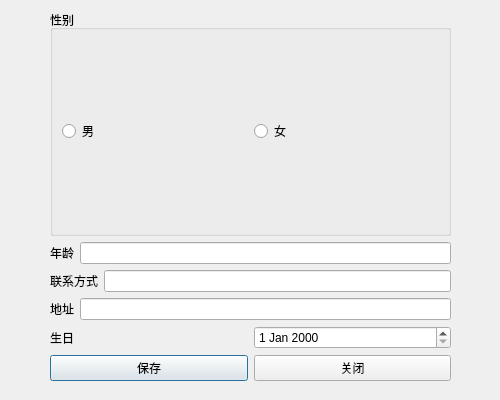
<?xml version="1.0" encoding="UTF-8"?>
<ui version="4.0">
 <class>UserInfoDlg</class>
 <widget class="QDialog" name="UserInfoDlg">
  <property name="geometry">
   <rect>
    <x>0</x>
    <y>0</y>
    <width>500</width>
    <height>400</height>
   </rect>
  </property>
  <property name="windowTitle">
   <string>Dialog</string>
  </property>
  <widget class="QWidget" name="layoutWidget">
   <property name="geometry">
    <rect>
     <x>50</x>
     <y>10</y>
     <width>401</width>
     <height>371</height>
    </rect>
   </property>
   <layout class="QVBoxLayout" name="verticalLayout" stretch="1,1,1,1,1,2">
    <item>
     <widget class="QGroupBox" name="groupBox">
      <property name="title">
       <string>性别</string>
      </property>
      <layout class="QHBoxLayout" name="horizontalLayout">
       <item>
        <widget class="QRadioButton" name="ManRBtn">
         <property name="text">
          <string>男</string>
         </property>
        </widget>
       </item>
       <item>
        <widget class="QRadioButton" name="WomanRBtn">
         <property name="text">
          <string>女</string>
         </property>
        </widget>
       </item>
      </layout>
     </widget>
    </item>
    <item>
     <layout class="QHBoxLayout" name="horizontalLayout_2">
      <item>
       <widget class="QLabel" name="label">
        <property name="text">
         <string>年龄</string>
        </property>
       </widget>
      </item>
      <item>
       <widget class="QLineEdit" name="AgeLEdit"/>
      </item>
     </layout>
    </item>
    <item>
     <layout class="QHBoxLayout" name="horizontalLayout_3">
      <item>
       <widget class="QLabel" name="label_2">
        <property name="text">
         <string>联系方式</string>
        </property>
       </widget>
      </item>
      <item>
       <widget class="QLineEdit" name="PhoneLEdit"/>
      </item>
     </layout>
    </item>
    <item>
     <layout class="QHBoxLayout" name="horizontalLayout_4">
      <item>
       <widget class="QLabel" name="label_3">
        <property name="text">
         <string>地址</string>
        </property>
       </widget>
      </item>
      <item>
       <widget class="QLineEdit" name="AdressLEdit"/>
      </item>
     </layout>
    </item>
    <item>
     <layout class="QHBoxLayout" name="horizontalLayout_5">
      <item>
       <widget class="QLabel" name="label_4">
        <property name="text">
         <string>生日</string>
        </property>
       </widget>
      </item>
      <item>
       <widget class="QDateEdit" name="birthdayDEdit"/>
      </item>
     </layout>
    </item>
    <item>
     <layout class="QHBoxLayout" name="horizontalLayout_6">
      <item>
       <widget class="QPushButton" name="SavePBtn">
        <property name="text">
         <string>保存</string>
        </property>
       </widget>
      </item>
      <item>
       <widget class="QPushButton" name="ClosePBtn">
        <property name="text">
         <string>关闭</string>
        </property>
       </widget>
      </item>
     </layout>
    </item>
   </layout>
  </widget>
 </widget>
 <resources/>
 <connections/>
</ui>
